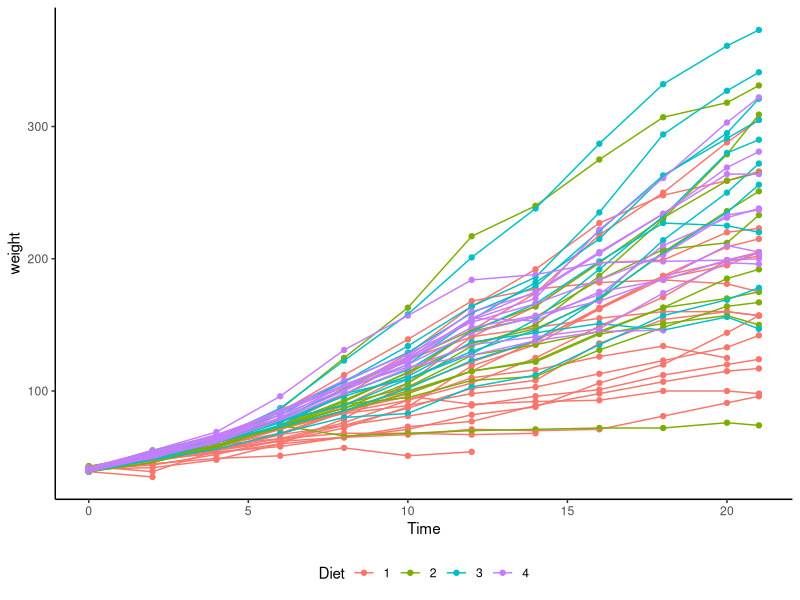

Write R code to recreate this figure.
## ---- chunk 1
knitr::opts_chunk$set(echo = FALSE, warning = FALSE, message = FALSE)
suppressMessages(suppressWarnings(library(tidyverse, quietly = TRUE)))
options("kableExtra.html.bsTable" = T)
library(kableExtra)
## ---- chunk 2
library(tidyverse)
data("ChickWeight")
ggplot(ChickWeight, aes(x = Time, y = weight, group = Chick))+ geom_point(aes(color = Diet)) + geom_path(aes(color = Diet)) + theme_classic()+ theme(legend.position = "bottom")
## ---- chunk 3
MyReapeted <- aov(weight ~ Diet + Error(Chick/Time), data = ChickWeight)

summary(MyReapeted)
## ---- chunk 4
library(lme4)
library(lmerTest)

MyReapeted2 <- lmer(weight ~ Diet + (1|Chick), data = ChickWeight)

anova(MyReapeted2)
## ---- chunk 5
library(knitr)
include_app(url = "http://admin.derek-corcoran-barrios.com/shiny/rstudio/sample-apps/ExperimentGame/", height = "800px")
